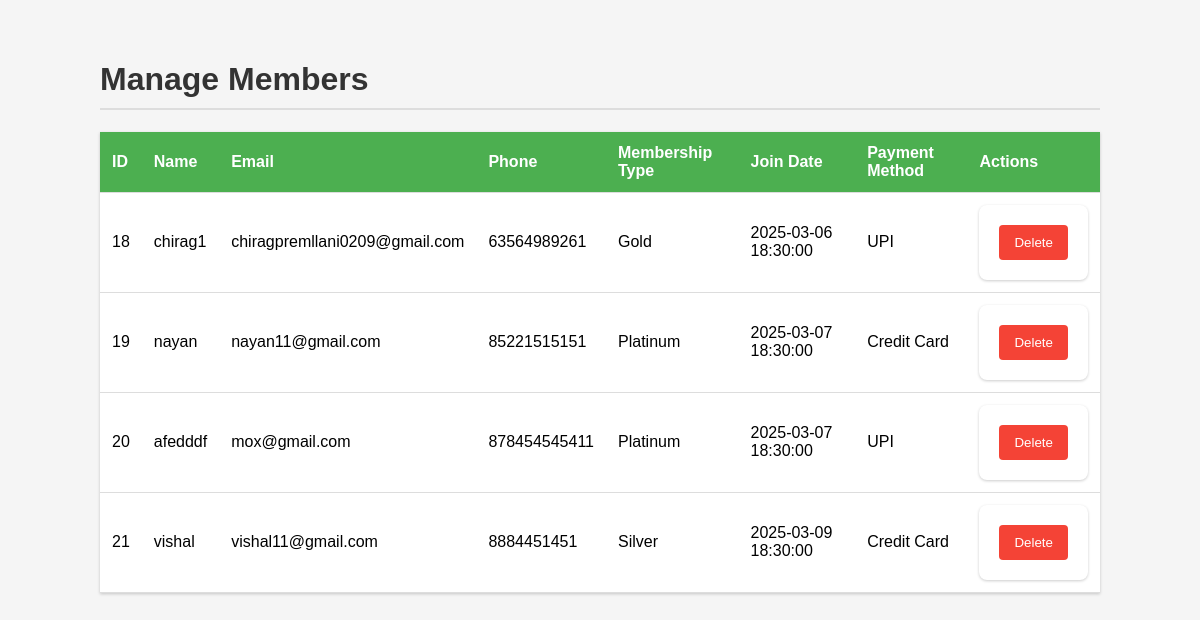
Page /members.php on the earlier database version.
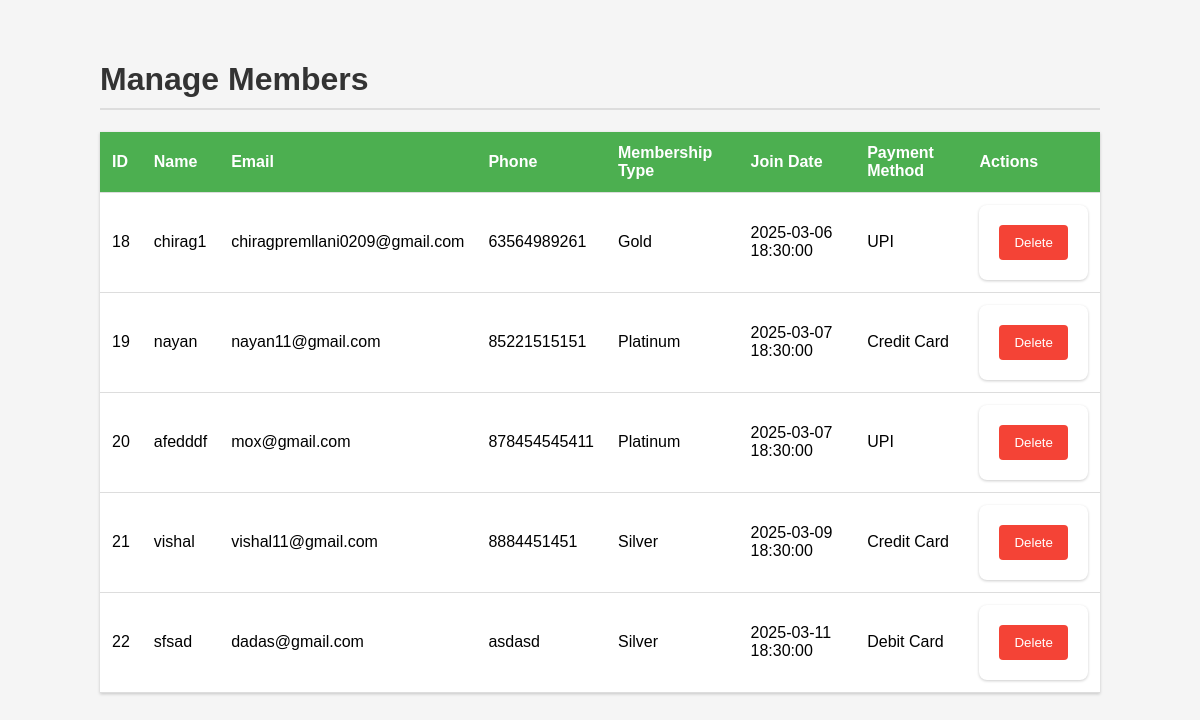
Same page on the later database version.
### tables this page shows
CREATE TABLE `members` (
  `member_id` int(11) NOT NULL,
  `name` varchar(255) NOT NULL,
  `email` varchar(255) NOT NULL,
  `phone` varchar(15) NOT NULL,
  `membership_type` enum('Silver','Gold','Platinum') NOT NULL,
  `join_date` timestamp NOT NULL DEFAULT current_timestamp(),
  `payment_method` varchar(255) DEFAULT NULL,
  `transaction_id` varchar(50) DEFAULT NULL
);

### members.php (the view, shortened to what this page needs)
<?php
include 'config/db.php';
$users = $conn->query("SELECT member_id, name, email, phone, membership_type, join_date, payment_method FROM members");
?>
<!DOCTYPE html>
<html>
<head>
</head>
<body>
<h1>Manage Members</h1>
<table>
    <tr>
        <th>ID</th>
        <th>Name</th>
        <th>Email</th>
        <th>Phone</th>
        <th>Membership Type</th>
        <th>Join Date</th>
        <th>Payment Method</th>
        <th>Actions</th>
    </tr>
    <?php while ($row = $users->fetch_assoc()) { ?>
    <tr>
        <td><?= htmlspecialchars($row['member_id']) ?></td>
        <td><?= htmlspecialchars($row['name']) ?></td>
        <td><?= htmlspecialchars($row['email']) ?></td>
        <td><?= htmlspecialchars($row['phone']) ?></td>
        <td><?= htmlspecialchars($row['membership_type']) ?></td>
        <td><?= htmlspecialchars($row['join_date']) ?></td>
        <td><?= htmlspecialchars($row['payment_method']) ?></td>
        <td>
            <form method="POST">
                <button type="submit" name="delete_user">Delete</button>
            </form>
        </td>
    </tr>
    <?php } ?>
</table>
</body>
</html>

Differences in the rows shown:
added members: member_id "22", name "sfsad", email "dadas@gmail.com", phone "asdasd", membership_type "Silver", join_date "2025-03-11 18:30:00", payment_method "Debit Card"
